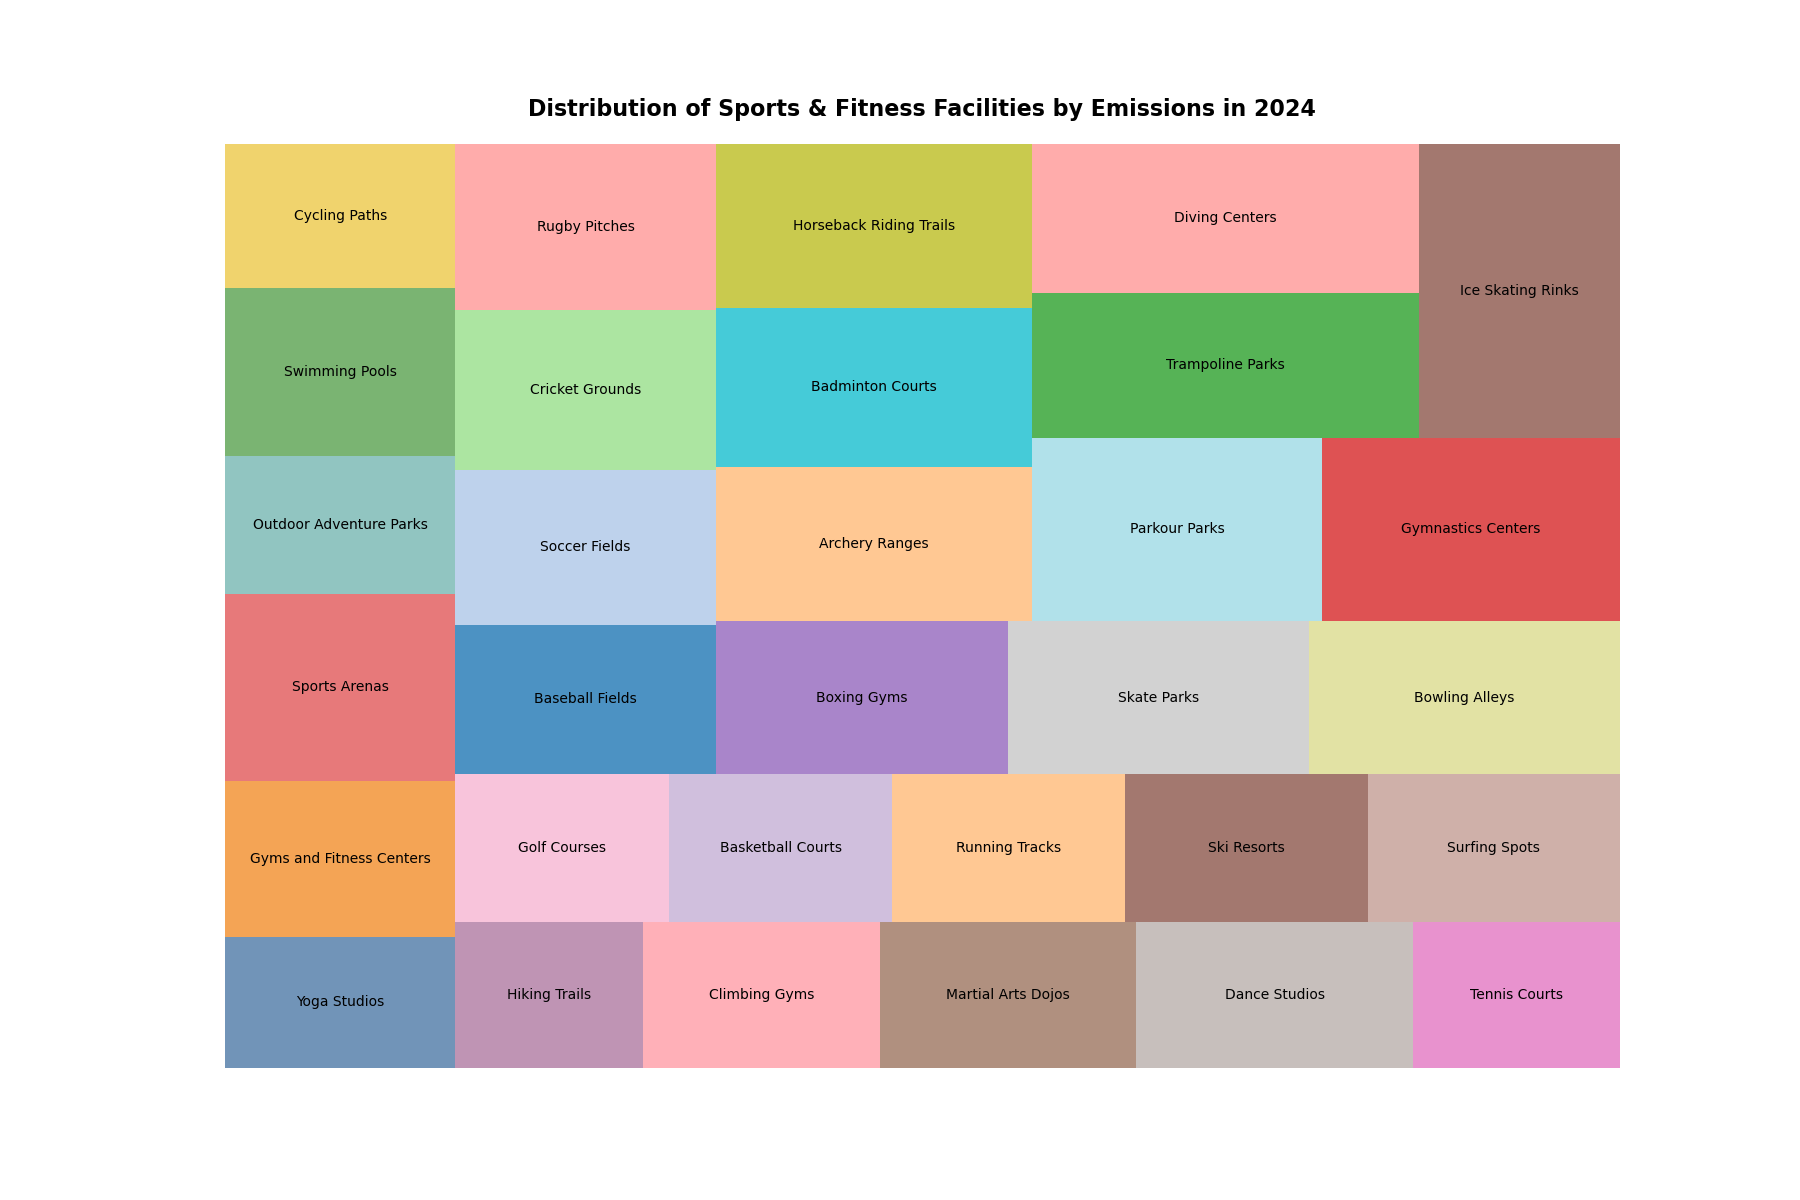

Reproduce this figure in Python.

import seaborn as sns
import matplotlib.pyplot as plt
import pandas as pd
import squarify

data = {
    'Type': ['Yoga Studios', 'Gyms and Fitness Centers', 'Sports Arenas', 'Outdoor Adventure Parks',
             'Swimming Pools', 'Cycling Paths', 'Hiking Trails', 'Climbing Gyms',
             'Martial Arts Dojos', 'Dance Studios', 'Tennis Courts', 'Golf Courses',
             'Basketball Courts', 'Running Tracks', 'Ski Resorts', 'Surfing Spots',
             'Baseball Fields', 'Soccer Fields', 'Cricket Grounds', 'Rugby Pitches',
             'Boxing Gyms', 'Skate Parks', 'Bowling Alleys', 'Archery Ranges',
             'Badminton Courts', 'Horseback Riding Trails', 'Parkour Parks', 'Gymnastics Centers',
             'Trampoline Parks', 'Diving Centers', 'Ice Skating Rinks'],
    'Emissions': [210, 250, 300, 220, 270, 230, 190, 240, 260, 280, 210, 220, 230, 240,
                  250, 260, 270, 280, 290, 300, 310, 320, 330, 340, 350, 360, 370, 380,
                  390, 400, 410]
}

df = pd.DataFrame(data)

plt.figure(figsize=(18, 12))
colors = ["#4e79a7", "#f28e2b", "#e15759", "#76b7b2", "#59a14f", "#edc949", 
          "#af7aa1", "#ff9da7", "#9c755f", "#bab0ac", "#e377c2", "#f7b6d2",
          "#c5b0d5", "#ffbb78", "#8c564b", "#c49c94", "#1f77b4", "#aec7e8",
          "#98df8a", "#ff9896", "#9467bd", "#c7c7c7", "#dbdb8d", "#ffbb78",
          "#17becf", "#bcbd22", "#9edae5", "#d62728", "#2ca02c", "#ff9896",
          "#8c564b"]
squarify.plot(sizes=df['Emissions'], label=df['Type'], alpha=0.8, color=colors)
plt.title('Distribution of Sports & Fitness Facilities by Emissions in 2024', fontsize=16, fontweight='bold', pad=20)
plt.axis('off')
plt.show()
